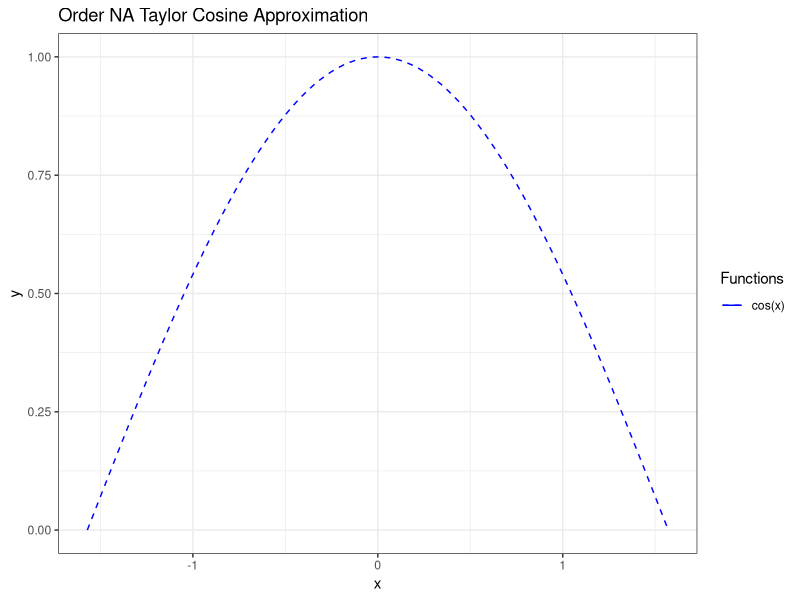

Recreate this plot in R.
# Declare Libraries
library(ggplot2)
library(scales)
library(pracma)

# Allow the ability to input command line arguments e.g., Rscipt TaylorCosApproximation.R 1 would make args[1] = '1'
args <- commandArgs(trailingOnly = TRUE)

# For a given input 'order' returns the the order of the taylor series for that given order
# Coefs creates a 1 x Order matrix with the coefficients of that order of the taylor series
# x_grid creates a 

taylor = function(x, order) {
  coefs = (-1)^(0:order) / factorial(2 * (0:order))
  print(coefs)
  x_grid = outer(x, 2 * (0:order), "^")
  print(x_grid)
  x_grid %*% coefs
}

cosine <- function(x) {
    base::cos(x)
}

plot0 <- ggplot(data = data.frame(x = 0), mapping = aes(x = x)) +
    stat_function(fun = taylor, geom = "line", args = list(order = strtoi(args[1])), mapping = aes(color = "taylor")) +
    stat_function(fun = cosine, geom = "line", linetype = "dashed", mapping = aes(color = "cosine")) +
    scale_x_continuous(limits = c(-pi/2, pi/2)) +
    scale_color_manual(name = "Functions", values = c("taylor" = "#FF0000", "cosine" = "#0000FF"), labels = c("cos(x)", paste("order", strtoi(args[1]) + 1,"\ntaylor approx"))) +
    theme_bw() +
    labs(x = "x", y = "y", title = paste("Order", strtoi(args[1]) + 1, "Taylor Cosine Approximation")) 

ggsave(paste0("taylorCosine",args[1],".png"), plot = plot0, device = NULL, path = NULL,
    scale = 1, width = 20, height = 10, units = c("cm"),
    dpi = 300, limitsize = TRUE)

#print(integrate((taylor - cosine), lower = -pi/2, upper = pi/2))